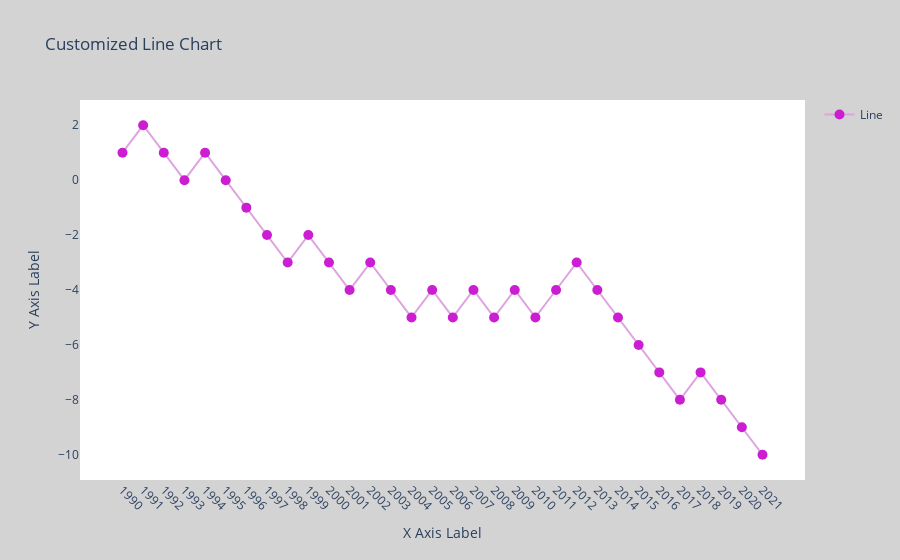

Write notebook code for a chart like this one.
### Markdown cell above
## Add customization features

In this section, we will see how to add some different **customization features** that will make the [line chart](https://python-graph-gallery.com/line-chart/) more aesthetic. 
 
- **add markers**: we change the `mode` argument from `'lines'` to `'lines+markers'`
- **specify markers style**: the `symbol` (must be in the following list: `'circle'`, `'square'`, `'diamond'`, `'cross'`, `'x'`, `'star'`), the `size` and the `color`.
- **specify line style**: the `color` and the `width`

### Code cell
# Create a line chart using Plotly graph objects
fig = go.Figure()

fig.add_trace(go.Scatter(
    x=df['date'], # x-axis
    y=df['value1'], # y-axis
    mode='lines+markers', # Connect data points with lines and add markers
    name='Line', # Name in the legend
    
    marker=dict(
        symbol='circle',    # Change the marker symbol to a circle
        size=10,            # Set the marker size
        color='#cb1dd1'),       # Set the marker color
    
    line=dict(
        color='#dea4e0',        # Change the line color to red
        width=2,                # Set the line width
       )             
))

# Layout parameters
fig.update_layout(
    title='Customized Line Chart', # Title
    xaxis_title='X Axis Label', # y-axis name
    yaxis_title='Y Axis Label', # x-axis name
    xaxis_tickangle=45,  # Set the x-axis label angle
    showlegend=True,     # Display the legend
    plot_bgcolor='white',  # Set the plot background color
    paper_bgcolor='lightgray', # Set the paper (outside plot area) background color
)

### Figure 1 — Plotly figure (JSON) as saved in the notebook; plotly's stock layout.template omitted (floating-point values rounded to 4 significant figures)
{"data": [{"line": {"color": "#dea4e0", "width": 2}, "marker": {"color": "#cb1dd1", "size": 10, "symbol": "circle"}, "mode": "lines+markers", "name": "Line", "type": "scatter", "x": ["1990", "1991", "1992", "1993", "1994", "1995", "1996", "1997", "1998", "1999", "2000", "2001", "2002", "2003", "2004", "2005", "2006", "2007", "2008", "2009", "2010", "2011", "2012", "2013", "2014", "2015", "2016", "2017", "2018", "2019", "2020", "2021"], "y": [1, 2, 1, 0, 1, 0, -1, -2, -3, -2, -3, -4, -3, -4, -5, -4, -5, -4, -5, -4, -5, -4, -3, -4, -5, -6, -7, -8, -7, -8, -9, -10]}], "layout": {"paper_bgcolor": "lightgray", "plot_bgcolor": "white", "showlegend": true, "title": {"text": "Customized Line Chart"}, "xaxis": {"tickangle": 45, "title": {"text": "X Axis Label"}}, "yaxis": {"title": {"text": "Y Axis Label"}}}}
